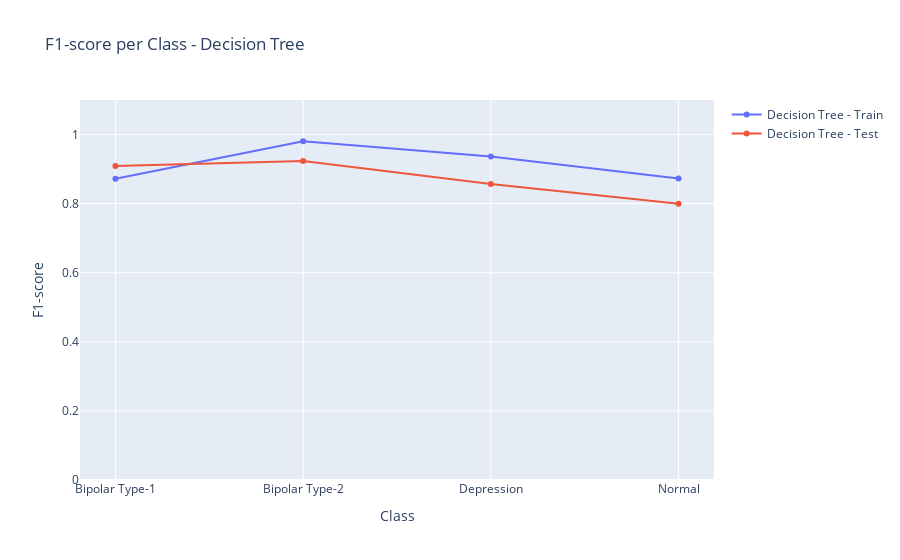

Notebook code cell kept with this figure:
### Markdown cell above
<small> 📓 Graph in: outputs/F1-score per Class - Decision Tree.png </small>

### Code cell
plot_f1_scores("Decision Tree", clf_log_model_final)

### Figure 1 — Plotly figure (JSON) as saved in the notebook; plotly's stock layout.template omitted (floating-point values rounded to 4 significant figures)
{"data": [{"mode": "lines+markers", "name": "Decision Tree - Train", "type": "scatter", "x": ["Bipolar Type-1", "Bipolar Type-2", "Depression", "Normal"], "y": [0.8718, 0.9804, 0.9362, 0.8727]}, {"mode": "lines+markers", "name": "Decision Tree - Test", "type": "scatter", "x": ["Bipolar Type-1", "Bipolar Type-2", "Depression", "Normal"], "y": [0.9091, 0.9231, 0.8571, 0.8]}], "layout": {"hovermode": "closest", "title": {"text": "F1-score per Class - Decision Tree"}, "xaxis": {"title": {"text": "Class"}}, "yaxis": {"range": [0, 1.1], "title": {"text": "F1-score"}}}}
